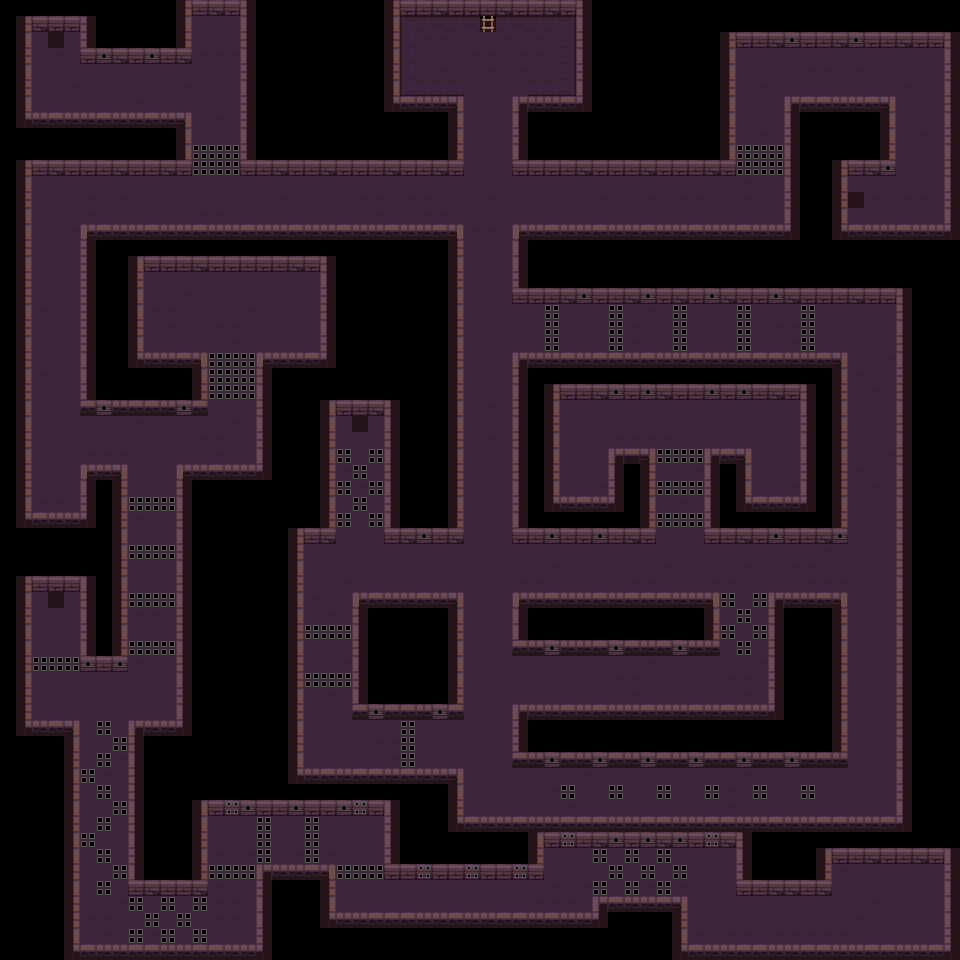

This game map was drawn from its Tiled (.tmx) file and the tilesets committed beside it. A one-line description and the trimmed map source follow:
An orthogonal 60x60 tile map with 16x16 px tiles, 1 tile layer (Tile Layer 1).

<map version="1.10" tiledversion="1.11.0" orientation="orthogonal" renderorder="right-down" width="60" height="60" tilewidth="16" tileheight="16" infinite="0" nextlayerid="3" nextobjectid="1">
 <editorsettings>
  <export target="Level2.js" format="js" />
 </editorsettings>
 <tileset firstgid="1" source="../../../CS1116/CA2/assets/Map/Dungeon_Tileset1.tsx" />
 <layer id="1" name="Tile Layer 1" width="60" height="60">
  <data>[3600 cells, 2417 non-empty, 40 distinct tile ids]</data>
 </layer>
</map>